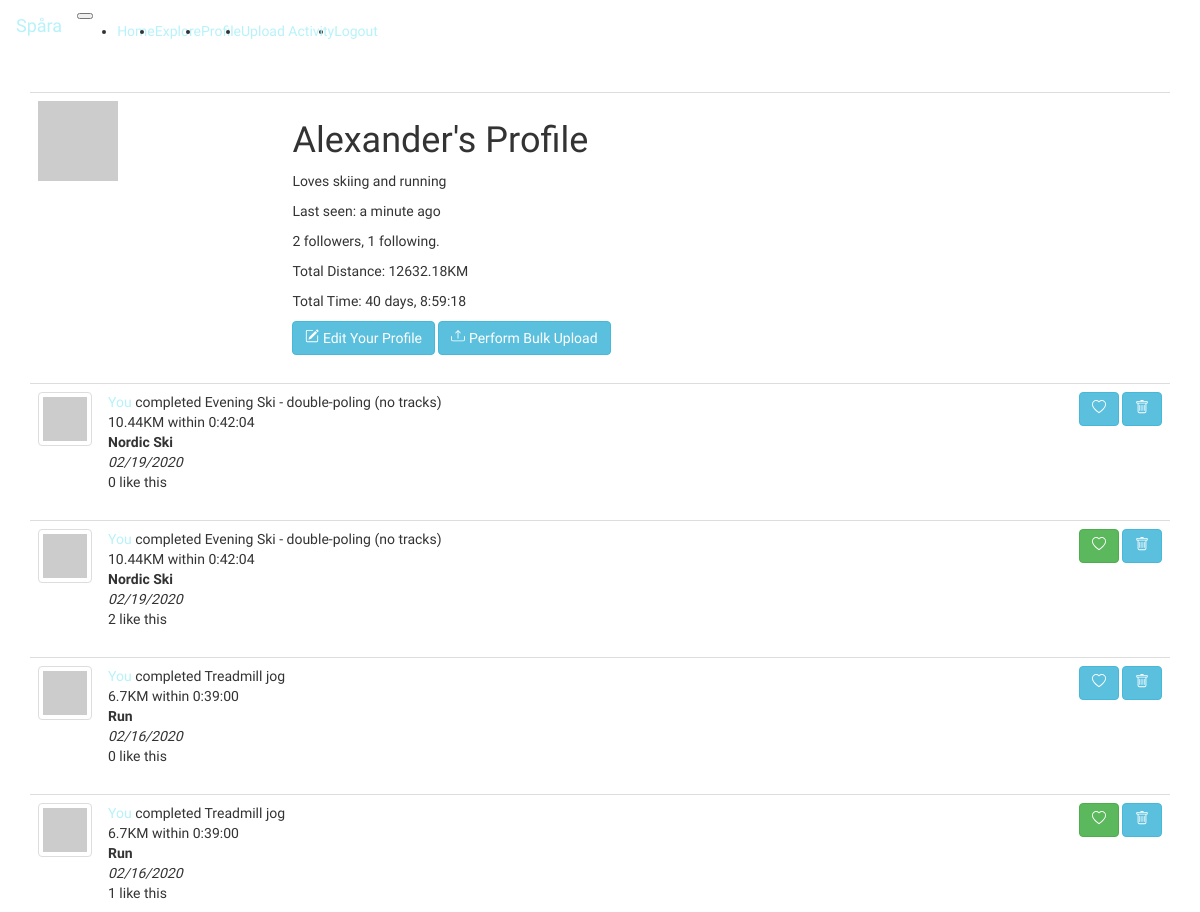
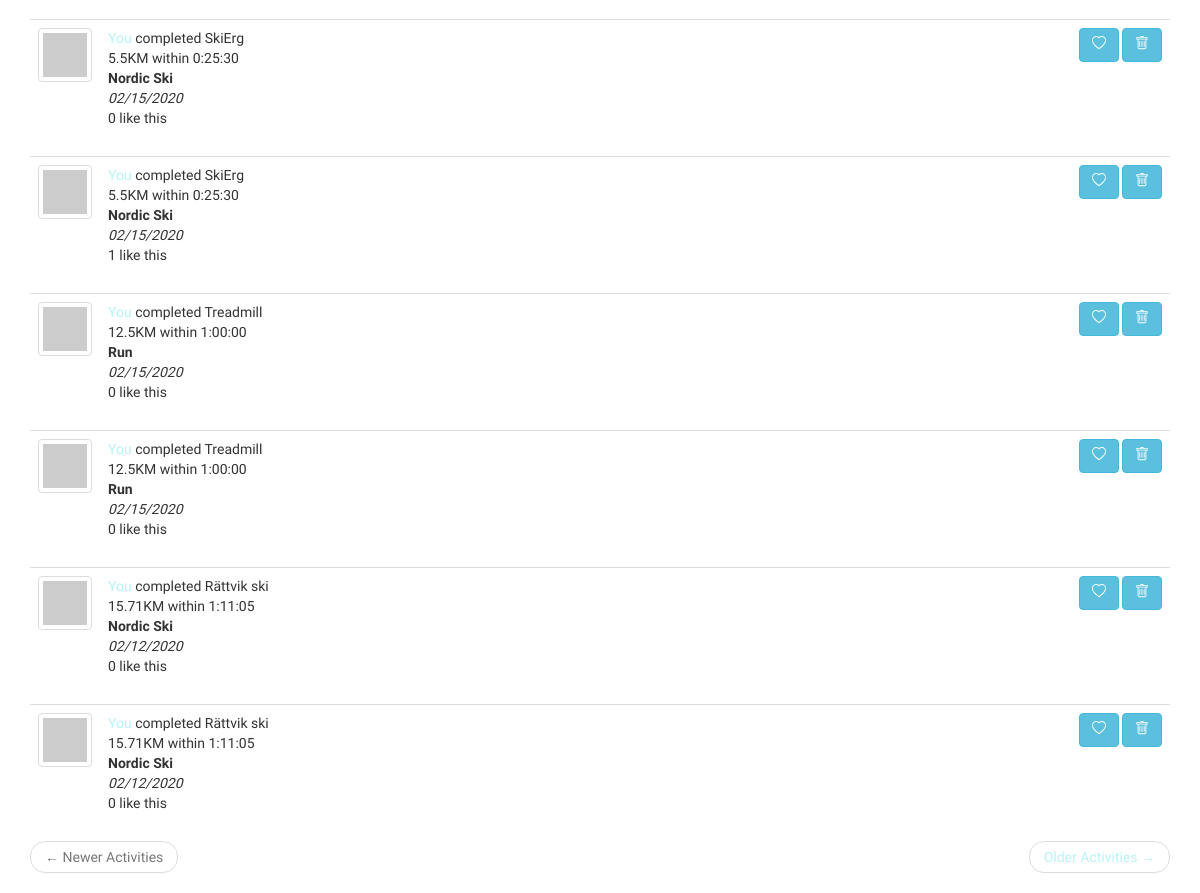
Screenshot of /profile/Alexander (signed in) with the database file from the repository (2 pictures, top to bottom).
### app/models.py (models this page shows, shortened)
class User(UserMixin, db.Model):
    id = db.Column(db.Integer, primary_key=True)
    username = db.Column(db.String(64), index=True, unique=True)
    email = db.Column(db.String(120), index=True, unique=True)
    activities = db.relationship('Activity', backref='athlete', lazy='dynamic')
    password_hash = db.Column(db.String(128))
    about_me = db.Column(db.String(140))
    last_seen = db.Column(db.DateTime, default=datetime.utcnow)
    follows = db.relationship(
        'User', secondary=followers,
        primaryjoin=(followers.c.follower_id == id),
        secondaryjoin=(followers.c.follows_id == id),
        backref=db.backref('followers', lazy='dynamic'), lazy='dynamic')
    liked_activities = db.relationship(
        'Activity', secondary=likes,
        backref=db.backref('liked_by', lazy='dynamic'), lazy='dynamic')
    def avatar(self, size):
        digest = md5(self.email.lower().encode('utf-8')).hexdigest()
        return 'https://www.gravatar.com/avatar/{}?d=identicon&s={}'.format(
            digest, size)
    def likes_activity(self, activity):
        return self.liked_activities.filter(
            likes.c.activity_id == activity.id).count() > 0

class Activity(db.Model):
    id = db.Column(db.Integer, primary_key=True)
    timestamp = db.Column(db.DateTime, index=True, default=datetime.utcnow)
    title = db.Column(db.String(64), index=True)
    activity_type = db.Column(db.String(64), index=True)
    distance = db.Column(db.Float)
    duration = db.Column(db.Integer)
    user_id = db.Column(db.Integer, db.ForeignKey('user.id'))

### app/main/routes.py (the view)
@bp.route('/profile/<username>', methods=['GET', 'POST'])
@login_required
def profile(username):
    user = User.query.filter_by(username=username).first_or_404()
    page = request.args.get('page', 1, type=int)
    activities = user.activities.order_by(Activity.timestamp.desc()).paginate(
        page, app.config['ACTIVITIES_PER_PAGE'], False)
    total_distance = data_processing.total_column(Activity.distance, user.id)
    total_time = data_processing.total_column(Activity.duration, user.id)
    next_url = url_for('main.profile', username=user.username, page=activities.next_num) \
        if activities.has_next else None
    prev_url = url_for('main.profile', username=user.username, page=activities.prev_num) \
        if activities.has_prev else None
    return render_template('profile.html', title="Profile", user=user, page=page, activities=activities.items,
                           total_distance=total_distance, total_time=total_time,
                           next_url=next_url, prev_url=prev_url)

### app/analytics/data_processing.py (called while the page is built)
def total_column(column, user_id):
    total_column = db.session.query(func.sum(column)). \
        filter(Activity.user_id == user_id).scalar()
    if total_column:
        total_column = round(total_column, 2)
    else:
        total_column = 0
    return total_column

### app/main/routes.py (called while the page is built)
@bp.before_request
def before_request():
    if current_user.is_authenticated:
        current_user.last_seen = datetime.utcnow()
        db.session.commit()

### app/models.py (called while the page is built)
@login.user_loader
def load_user(id):
    return User.query.get(int(id))

### app/momentjs.py (called while the page is built)
    def render(self, format):
        return Markup("<script>\ndocument.write(moment(\"%s\").%s);\n</script>" % (self.timestamp.strftime("%Y-%m-%dT%H:%M:%S Z"), format))

    def calendar(self):
        return self.render("calendar()")

    def fromNow(self):
        return self.render("fromNow()")

### app/templates/profile.html (shortened to what this page needs)
<!DOCTYPE html>
<html lang="en">
{% extends "base.html" %}
{% import "bootstrap/wtf.html" as wtf %}
{% block app_content %}
    <table class="table table-default">
        <tr valign="top">
            <td ><img src="{{ user.avatar(128) }}"></td>
            <td>
                <h1>{{ user.username }}'s Profile</h1>
                {% if user.about_me %}<p>{{ user.about_me }}</p>{% endif %}
                {% if user.last_seen %}<p>Last seen: {{ momentjs(user.last_seen).fromNow() }}</p>{% endif %}
                <p>{{ user.followers.count() }} followers, {{ user.follows.count() }} following.</p>
                <p>Total Distance: {{ total_distance }}KM</p>
                <p>Total Time: {{ datetime.timedelta(seconds=total_time) }}</p>
                {% if user == current_user %}
                <a href="{{url_for('main.edit_profile')}}">
                    <button class="btn btn-info">
                     Edit Your Profile
                </button>
                </a>
                <a href="{{url_for('main.bulk_upload')}}">
                    <button class="btn btn-info">
                     Perform Bulk Upload</button>
                </a>
                {% elif not current_user.is_following(user) %}
                <p><a href="{{ url_for('main.follow', username=user.username) }}">Follow</a></p>
                {% else %}
                <p><a href="{{ url_for('main.unfollow', username=user.username) }}">Unfollow</a></p>
                {% endif %}
            </td>
        </tr>
    </table>
    {% for activity in activities %}
        {% include '_activity.html' %}
    {% endfor %}
    <nav aria-label="...">
        <ul class="pager">
            <li class="previous{% if not prev_url %} disabled{% endif %}">
                <a href="{{ prev_url or '#' }}">
                    <span aria-hidden="true">&larr;</span> Newer Activities
                </a>
            </li>
            <li class="next{% if not next_url %} disabled{% endif %}">
                <a href="{{ next_url or '#' }}">
                    Older Activities <span aria-hidden="true">&rarr;</span>
                </a>
            </li>
        </ul>
    </nav>
{% endblock %}

### app/templates/base.html (shortened to what this page needs)
<!DOCTYPE html>
<html lang="en">
{% extends "bootstrap/base.html" %}
{% block styles %}
{{super()}}
<link rel="stylesheet" type="text/css" href="/static/CSS/base.css">
<link rel="stylesheet" href="https://cdn.jsdelivr.net/chartist.js/latest/chartist.min.css">
{% endblock %}
{% block navbar %}
<nav class="navbar navbar-expand-lg navbar-light bg-light">
  <a class="navbar-brand" href="{{url_for('main.index')}}">Spåra</a>
  <button class="navbar-toggler" type="button" data-toggle="collapse" data-target="#navbarNavDropdown" aria-controls="navbarNavDropdown" aria-expanded="false" aria-label="Toggle navigation">
  </button>
  <div class="collapse navbar-collapse" id="navbarNavDropdown">
    <ul class="navbar-nav">
      <li class="nav-item">
        <a class="nav-link" href="{{ url_for('main.index') }}">Home <span class="sr-only">(current)</span></a>
      </li>
      {% if current_user.is_authenticated %}
      <li class="nav-item">
        <a class="nav-link" href="{{ url_for('main.explore') }}">Explore</a>
      </li>
      <li class="nav-item">
        <a class="nav-link" href="{{ url_for('main.profile', username=current_user.username) }}">Profile</a>
      </li>
      <li class="nav-item dropdown">
        <a class="nav-link dropdown-toggle" href="#" id="navbarDropdownMenuLink" role="button" data-toggle="dropdown" aria-haspopup="true" aria-expanded="false">
          Upload Activity
        </a>
      </li>
      {% endif %}
      {% if current_user.is_anonymous %}
        <li class="nav-item">
          <a class= "nav-link" href="{{ url_for('auth.login') }}">Login</a>
        </li>
        <li class="nav-item">
          <a class="nav-link" href="{{ url_for('auth.register') }}">Register</a>
        </li>
        {% else %}
        <li class="nav-item">
          <a class="nav-link" href="{{ url_for('auth.logout') }}">Logout</a>
        </li>
      {% endif %}
    </ul>
  </div>
</nav>
{% endblock %}
{% block content %}
<br>
<div class="container">
    {% block app_content %}{% endblock %}
</div>
{% endblock %}

### app/templates/_activity.html (shortened to what this page needs)
<!DOCTYPE html>
<html lang="en">
<table class="table table-hover">
    <tr>
        <td width="70px">
            <a href="{{ url_for('main.profile', username=activity.athlete.username) }}">
                <img src="{{ activity.athlete.avatar(50) }}" class="img-thumbnail">
            </a>
        </td>
        <td>
            {% if activity.athlete == current_user %}
            <a href="{{ url_for('main.profile', username=current_user.username) }}">
                You
            </a>
            {% else %}
            <a href="{{ url_for('main.profile', username=activity.athlete.username) }}">
                {{ activity.athlete.username }}
            </a>
            {% endif %}
            completed {{ activity.title }}
            <br>
            <span>{{ activity.distance}}KM within {{ datetime.timedelta(seconds=activity.duration) }} </span>
            <br>
            <span style="font-weight:bold"> {{ activity.activity_type }}</span>
            <br>
            <em>{{ momentjs(activity.timestamp).calendar() }}</em>
            <br>
            <span>{{ activity.liked_by.count() }} like this</span>
        </td>
        <td align="right">
            {% if current_user.likes_activity(activity) %}
            <a href="{{ url_for('main.like', activity_id=activity.id) }}">
                <button class="btn btn-success"></button>
            </a>
            {% else %}
            <a href="{{ url_for('main.like', activity_id=activity.id) }}">
                <button class="btn btn-info"></button>
            </a>
            {% endif %}
            {% if activity.athlete == current_user %}
            <a href="{{ url_for('main.delete_activity', activity_id=activity.id) }}">
                <button class="btn btn-info"></button>
            </a>
            {% endif %}
        </td>
    </tr>
</table>
</html>

### app/static/CSS/base.css (style rules this page uses)
body { font-family: 'Comfortaa', cursive; }
a { color: #B7F2FA }

### rows the page displays
User: username "Alexander", about_me "Loves skiing and running"
Activity: title "Evening Ski - double-poling (no tracks)", distance "10.44", timedelta "0:42:04", activity_type "Nordic Ski", liked_by.count "0"
Activity: title "Evening Ski - double-poling (no tracks)", distance "10.44", timedelta "0:42:04", activity_type "Nordic Ski", liked_by.count "2"
Activity: title "Treadmill jog", distance "6.7", timedelta "0:39:00", activity_type "Run", liked_by.count "0"
Activity: title "Treadmill jog", distance "6.7", timedelta "0:39:00", activity_type "Run", liked_by.count "1"
Activity: title "SkiErg", distance "5.5", timedelta "0:25:30", activity_type "Nordic Ski", liked_by.count "0"
Activity: title "SkiErg", distance "5.5", timedelta "0:25:30", activity_type "Nordic Ski", liked_by.count "1"
Activity: title "Treadmill", distance "12.5", timedelta "1:00:00", activity_type "Run", liked_by.count "0"
Activity: title "Treadmill", distance "12.5", timedelta "1:00:00", activity_type "Run", liked_by.count "0"
Activity: title "Rättvik ski", distance "15.71", timedelta "1:11:05", activity_type "Nordic Ski", liked_by.count "0"
Activity: title "Rättvik ski", distance "15.71", timedelta "1:11:05", activity_type "Nordic Ski", liked_by.count "0"

### other values shown
{{ user.followers.count() }} "2"
{{ user.follows.count() }} "1"
{{ total_distance }} "12632.18"
{{ datetime.timedelta(seconds=total_time) }} "40 days, 8:59:18"
